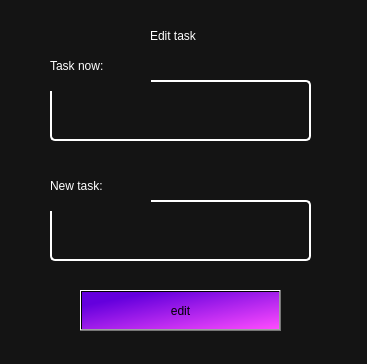
<?xml version="1.0" encoding="UTF-8"?>
<ui version="4.0">
 <class>edittask</class>
 <widget class="QDialog" name="edittask">
  <property name="geometry">
   <rect>
    <x>0</x>
    <y>0</y>
    <width>367</width>
    <height>364</height>
   </rect>
  </property>
  <property name="windowTitle">
   <string>Dialog</string>
  </property>
  <property name="styleSheet">
   <string notr="true">background-color:rgb(20, 20, 20);</string>
  </property>
  <widget class="QPushButton" name="create">
   <property name="geometry">
    <rect>
     <x>80</x>
     <y>290</y>
     <width>201</width>
     <height>41</height>
    </rect>
   </property>
   <property name="styleSheet">
    <string notr="true">background-color: qlineargradient(spread:pad, x1:0.159204, y1:0.205, x2:1, y2:1, stop:0 rgba(100, 0, 221, 255), stop:1 rgba(255, 76, 255, 255));</string>
   </property>
   <property name="text">
    <string>edit</string>
   </property>
  </widget>
  <widget class="QTextBrowser" name="textBrowser">
   <property name="geometry">
    <rect>
     <x>50</x>
     <y>80</y>
     <width>261</width>
     <height>61</height>
    </rect>
   </property>
   <property name="styleSheet">
    <string notr="true">background-color:rgb(20, 20, 20);
color:white;
border: 2px solid white;
border-radius:5px;
</string>
   </property>
  </widget>
  <widget class="QTextEdit" name="textEdit">
   <property name="geometry">
    <rect>
     <x>50</x>
     <y>200</y>
     <width>261</width>
     <height>61</height>
    </rect>
   </property>
   <property name="styleSheet">
    <string notr="true">background-color:rgb(20, 20, 20);
color:white;
border: 2px solid white;
border-radius:5px;
</string>
   </property>
  </widget>
  <widget class="QLabel" name="label">
   <property name="geometry">
    <rect>
     <x>50</x>
     <y>40</y>
     <width>101</width>
     <height>51</height>
    </rect>
   </property>
   <property name="styleSheet">
    <string notr="true">color:white;</string>
   </property>
   <property name="text">
    <string>Task now:</string>
   </property>
  </widget>
  <widget class="QLabel" name="label_2">
   <property name="geometry">
    <rect>
     <x>50</x>
     <y>160</y>
     <width>101</width>
     <height>51</height>
    </rect>
   </property>
   <property name="styleSheet">
    <string notr="true">color:white;</string>
   </property>
   <property name="text">
    <string>New task:</string>
   </property>
  </widget>
  <widget class="QLabel" name="label_3">
   <property name="geometry">
    <rect>
     <x>150</x>
     <y>10</y>
     <width>101</width>
     <height>51</height>
    </rect>
   </property>
   <property name="styleSheet">
    <string notr="true">color:white;</string>
   </property>
   <property name="text">
    <string>Edit task</string>
   </property>
  </widget>
 </widget>
 <resources/>
 <connections/>
</ui>
